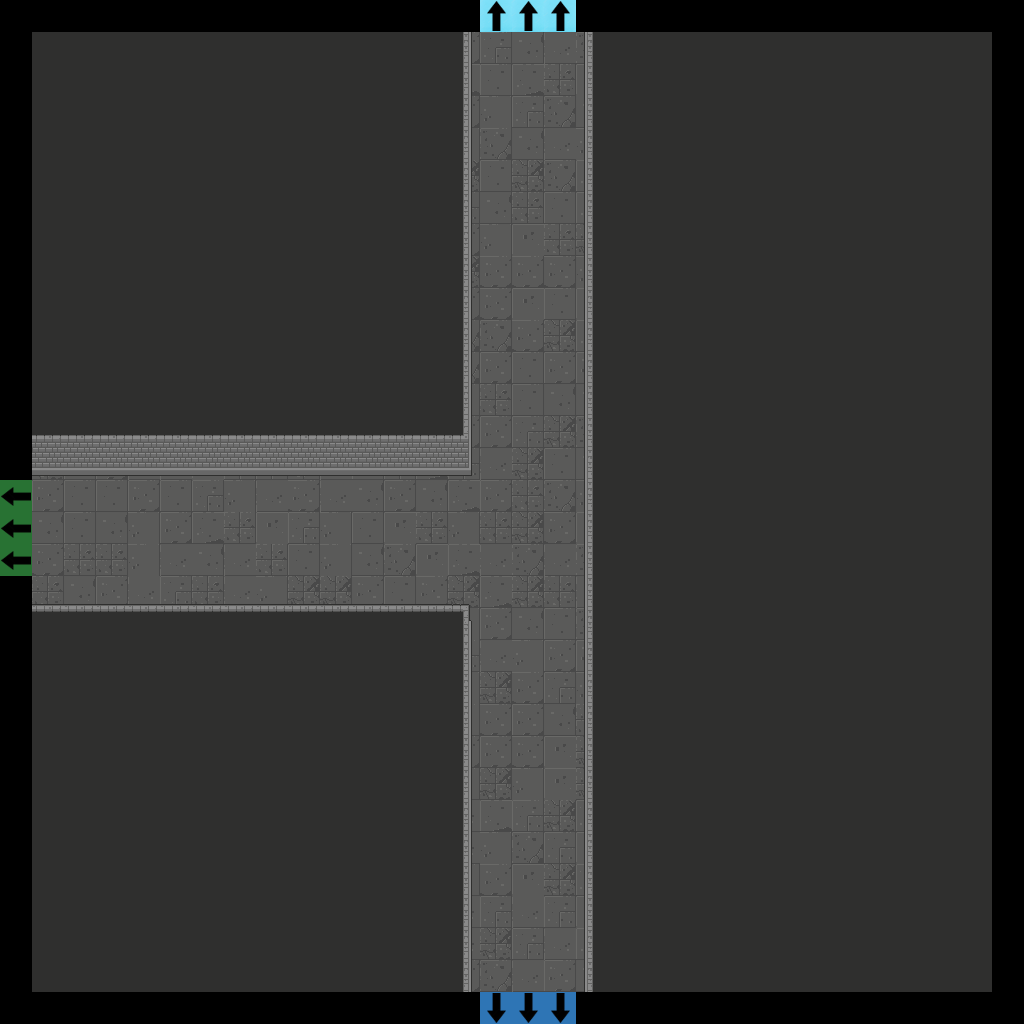

A level layout from a 2D game, rendered from its tile map. Below: a short description, then the map file with tile-grid data replaced by summaries:
An orthogonal 32x32 tile map with 32x32 px tiles, 7 tile layers (Floor, Walls, Doors, Pillars, ...), 2 tilesets.

<map version="1.2" tiledversion="2019.04.18" orientation="orthogonal" renderorder="right-down" width="32" height="32" tilewidth="32" tileheight="32" infinite="0" nextlayerid="22" nextobjectid="1">
 <tileset firstgid="1" source="Dungeon_Tileset_2.tsx" />
 <tileset firstgid="321" source="flags.tsx" />
 <layer id="15" name="Floor" width="32" height="32">
  <data>[1024 cells, 900 non-empty, 12 distinct tile ids]</data>
 </layer>
 <layer id="16" name="Walls" width="32" height="32">
  <data>[1024 cells, 768 non-empty, 11 distinct tile ids]</data>
 </layer>
 <layer id="17" name="Doors" width="32" height="32">
  <data>[1024 cells, 0 non-empty, 0 distinct tile ids]</data>
 </layer>
 <layer id="18" name="Pillars" width="32" height="32">
  <properties>
   <property name="unity:SortingLayer" value="Player" />
  </properties>
  <data>[1024 cells, 0 non-empty, 0 distinct tile ids]</data>
 </layer>
 <layer id="19" name="Candles" width="32" height="32">
  <data>[1024 cells, 0 non-empty, 0 distinct tile ids]</data>
 </layer>
 <layer id="20" name="Debris" width="32" height="32">
  <data>[1024 cells, 0 non-empty, 0 distinct tile ids]</data>
 </layer>
 <layer id="21" name="Flags" width="32" height="32">
  <data>[1024 cells, 9 non-empty, 3 distinct tile ids]</data>
 </layer>
</map>
